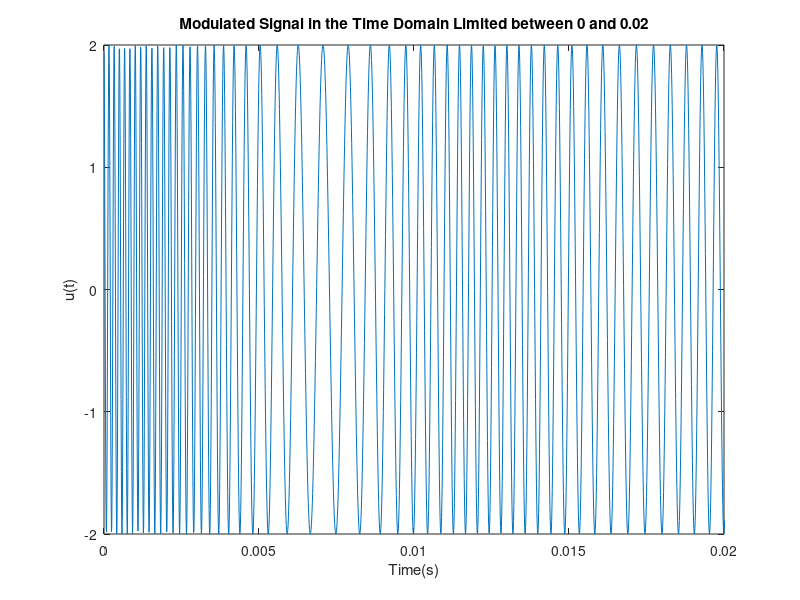
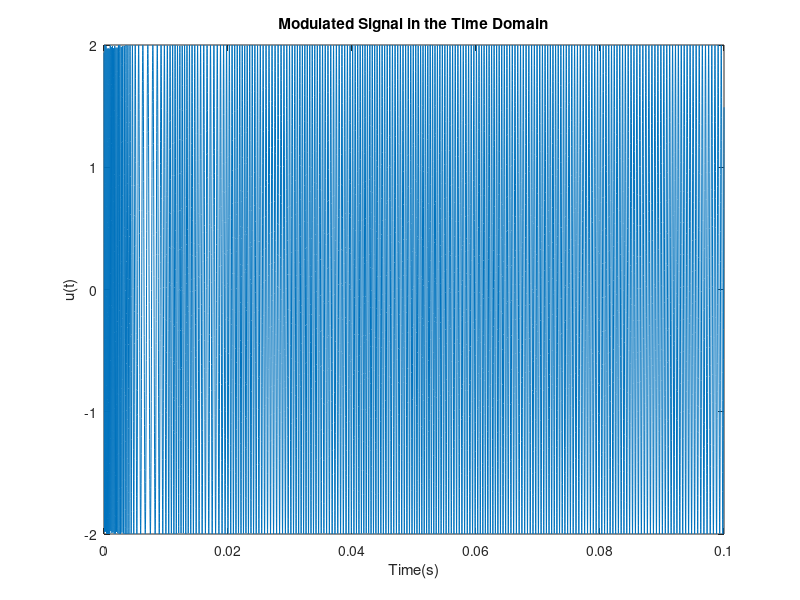
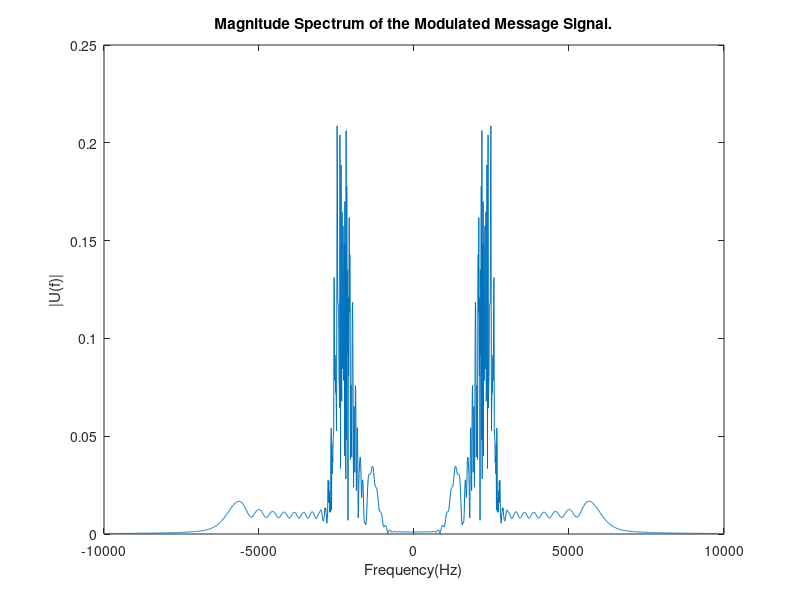
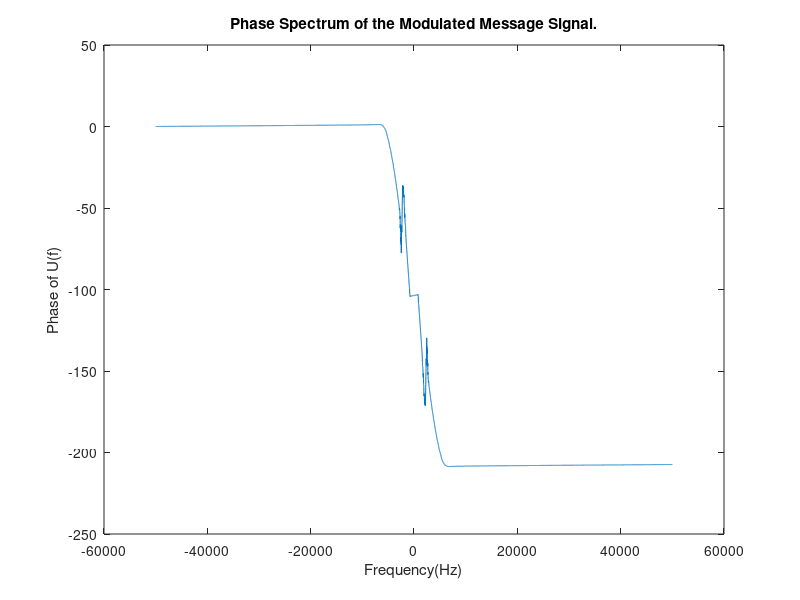

Recreate these plots in MATLAB, in order.
function ExerciseTwo
%Higher frequency than question one so that the chnaging frequency can be
%seen as a smoother curve in the plotted u(t) in figure 1.
fs = 100000;
t = 0:1/fs:0.1;
index = 1;
for i = 0:1/fs:0.1
    if (i <= 0.05)
        message_signal(index) = 4*sinc(200*i) + (10*i);
    elseif (i >= 0.05 && i <= 0.1)
        message_signal(index) = 4*sinc(200*i) + (1 - 10*i);
    else
        message_signal(index) = 0;
    end
    index = index + 1;
end

fc = 2000;
%When looking at the plotted |M(f)| from question one, infinite frequencies
%can be seen and this is due to the 10t and (1-10t) in the equations for
%the message signal. Normally there is no fourier transform for a ramp
%function however since it is bounded in time it can be calculated using
%the fourier transform equation. (The calculation is shown in the report).

%The sinc functions have a bandwidth of 100Hz but, because of the ramp
%functions i have decided to include frequencies up to 600Hz as this is
%where the magnitude is very small and is negligible. If just the sinc
%function was included then information contained in 10t and (1-10t) will
%only be sent if their freqeuncies are in the 0-100Hz range, so to include
%more message information I have decided to include up to 600Hz.

%This leads to a calculated freqeuncy devaition of 999Hz. Calculation is
%shown in the report.
Kf = 999;

%Multiply by 2 for modulated signal due to the carrier having an amplitude
%of 2.
modulated_signal = 2 * fmmod(message_signal,fc,fs,Kf); 

modulated_signal_f = fftshift(fft(modulated_signal));
n = length(message_signal) - 1;
df = fs/n; 
f = -fs/2:df:fs/2;

figure(1)
plot(t,modulated_signal)
title("Modulated Signal in the Time Domain Limited between 0 and 0.02")
xlabel("Time(s)")
ylabel("u(t)")
set(gca,'XLim',[0 0.02]);

figure(2)
plot(t,modulated_signal)
title("Modulated Signal in the Time Domain")
xlabel("Time(s)")
ylabel("u(t)")

figure(3)
plot(f, abs(modulated_signal_f)/n)
title("Magnitude Spectrum of the Modulated Message Signal.")
xlabel("Frequency(Hz)")
ylabel("|U(f)|")
set(gca,'XLim',[-10000 10000]);

figure(4)
plot(f, unwrap(angle(modulated_signal_f)))
title("Phase Spectrum of the Modulated Message Signal.")
xlabel("Frequency(Hz)")
ylabel("Phase of U(f)")
end